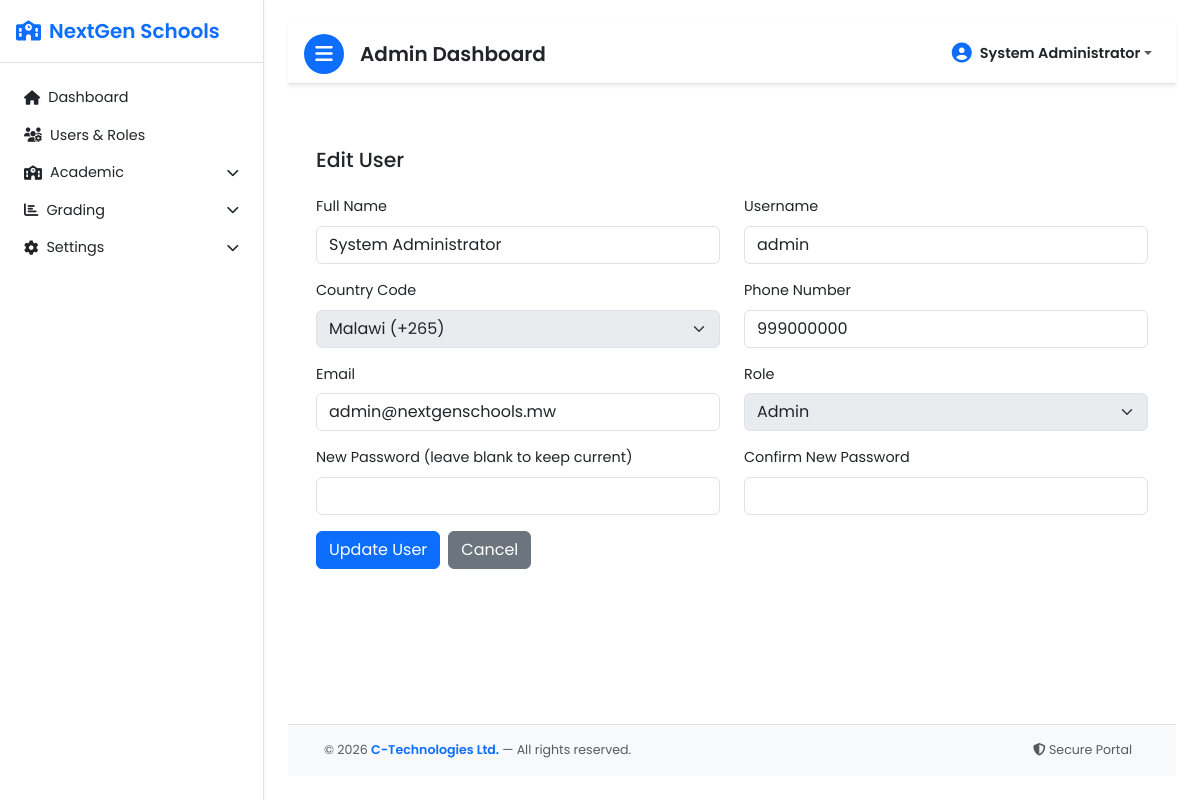
/dashboard/admin.php?page=add-user-form&user_id=1 (signed in), run on the app's committed database.
### tables this page shows
CREATE TABLE users (
    user_id INT AUTO_INCREMENT PRIMARY KEY,
    full_name VARCHAR(255) NOT NULL,
    country_code VARCHAR(5),
    phone_number VARCHAR(15),
    username VARCHAR(255) UNIQUE,
    email VARCHAR(255) UNIQUE,
    password VARCHAR(255) NOT NULL,
    role_id INT,
    created_at TIMESTAMP DEFAULT CURRENT_TIMESTAMP,
    password_updated BOOLEAN NOT NULL DEFAULT 0,
    FOREIGN KEY (role_id) REFERENCES roles(role_id) ON DELETE SET NULL
);

CREATE TABLE roles (
    role_id INT AUTO_INCREMENT PRIMARY KEY,
    name VARCHAR(50) NOT NULL UNIQUE,
    description TEXT,
    created_at TIMESTAMP DEFAULT CURRENT_TIMESTAMP
);

### model/user.php (called while the page is built, shortened)
<?php
class User {
    private $conn;
    public function __construct($db) {
        $this->conn = $db;
    }
    public function getUserById($userId) {
        $query = "SELECT * FROM users WHERE user_id = ?";
        $stmt = $this->conn->prepare($query);
        $stmt->bind_param("i", $userId);
        $stmt->execute();
        return $stmt->get_result()->fetch_assoc();
    }
}
?>

### views/add-user-form.php (the view, shortened to what this page needs)
<?php
include('../config/db.php');
include('../model/User.php');
$userModel = new User($conn);
$isEdit = isset($_GET['user_id']);
$existingUser = null;
if ($isEdit) {
    $userId = (int) $_GET['user_id'];
    $existingUser = $userModel->getUserById($userId);
}
$allowedRolesResult = $conn->query("SELECT role_id, name FROM roles WHERE name IN ('admin', 'teacher')");
?>
<div class="container mt-5">
    <h4 class="mb-4"><?= $isEdit ? 'Edit User' : 'Add New User' ?></h4>
    <form action="../controllers/user-controller.php" method="POST" onsubmit="return validateForm();">
        <div class="row mb-3">
            <div class="col-md-6">
                <label class="form-label">Full Name</label>
                <input type="text" class="form-control" name="full_name" required
                       value="<?= $isEdit ? htmlspecialchars($existingUser['full_name']) : '' ?>">
            </div>
            <div class="col-md-6">
                <label class="form-label">Username</label>
                <input type="text" class="form-control" name="username" required
                       value="<?= $isEdit ? htmlspecialchars($existingUser['username']) : '' ?>"
                       <?= $isEdit ? 'readonly' : '' ?>>
            </div>
        </div>
        <div class="row mb-3">
            <div class="col-md-6">
                <label class="form-label">Country Code</label>
                <select class="form-select" name="country_code" required <?= $isEdit ? 'disabled' : '' ?>>
                    <option value="+265" <?= $isEdit && $existingUser['country_code'] === '+265' ? 'selected' : '' ?>>
                        Malawi (+265)
                    </option>
                </select>
            </div>
            <div class="col-md-6">
                <label class="form-label">Phone Number</label>
                <input type="text" class="form-control" name="phone_number" required
                       value="<?= $isEdit ? htmlspecialchars($existingUser['phone_number']) : '' ?>">
            </div>
        </div>
        <div class="row mb-3">
            <div class="col-md-6">
                <label class="form-label">Email</label>
                <input type="email" class="form-control" name="email" required
                       value="<?= $isEdit ? htmlspecialchars($existingUser['email']) : '' ?>">
            </div>
            <div class="col-md-6">
                <label class="form-label">Role</label>
                <select class="form-select" name="role_id" required <?= $isEdit ? 'disabled' : '' ?>>
                    <?php while ($role = $allowedRolesResult->fetch_assoc()): ?>
                        <option value="<?= $role['role_id'] ?>"
                            <?= $isEdit && $existingUser['role_id'] == $role['role_id'] ? 'selected' : '' ?>>
                            <?= ucfirst($role['name']) ?>
                        </option>
                    <?php endwhile; ?>
                </select>
            </div>
        </div>
        <div class="row mb-3">
            <div class="col-md-6">
                <label class="form-label">
                    <?= $isEdit ? 'New Password (leave blank to keep current)' : 'Password' ?>
                </label>
                <input type="password" class="form-control" name="password" id="password" <?= $isEdit ? '' : 'required' ?>>
            </div>
            <div class="col-md-6">
                <label class="form-label"><?= $isEdit ? 'Confirm New Password' : 'Confirm Password' ?></label>
                <input type="password" class="form-control" name="confirm_password" id="confirm_password" <?= $isEdit ? '' : 'required' ?>>
            </div>
        </div>
        <div class="d-flex justify-content-start">
            <button type="submit" class="btn btn-primary me-2">
                <?= $isEdit ? 'Update User' : 'Add User' ?>
            </button>
            <a href="admin.php?page=user" class="btn btn-secondary">Cancel</a>
        </div>
    </form>
</div>

### css/style.css (style rules this page uses)
body { font-family: 'Poppins', sans-serif; font-size: 0.9rem; background-color: #fff; color: #212529; margin: 0; overflow-y: scroll; }
a { cursor: pointer; text-decoration: none; color: inherit; font-family: 'Poppins', sans-serif; transition: color 0.3s ease; }
h4 { font-family: 'Poppins', sans-serif; font-size: 1.275rem; color: #212529; }

### data on the page
users: full_name "System Administrator", username "admin", country_code "Malawi (+265)", phone_number "999000000", email "admin@nextgenschools.mw", role_id "Admin"

### other printed values
$schoolName "NextGen Schools"
$label "Dashboard Users & Roles"
$_SESSION['user']['full_name'] "System Administrator"
